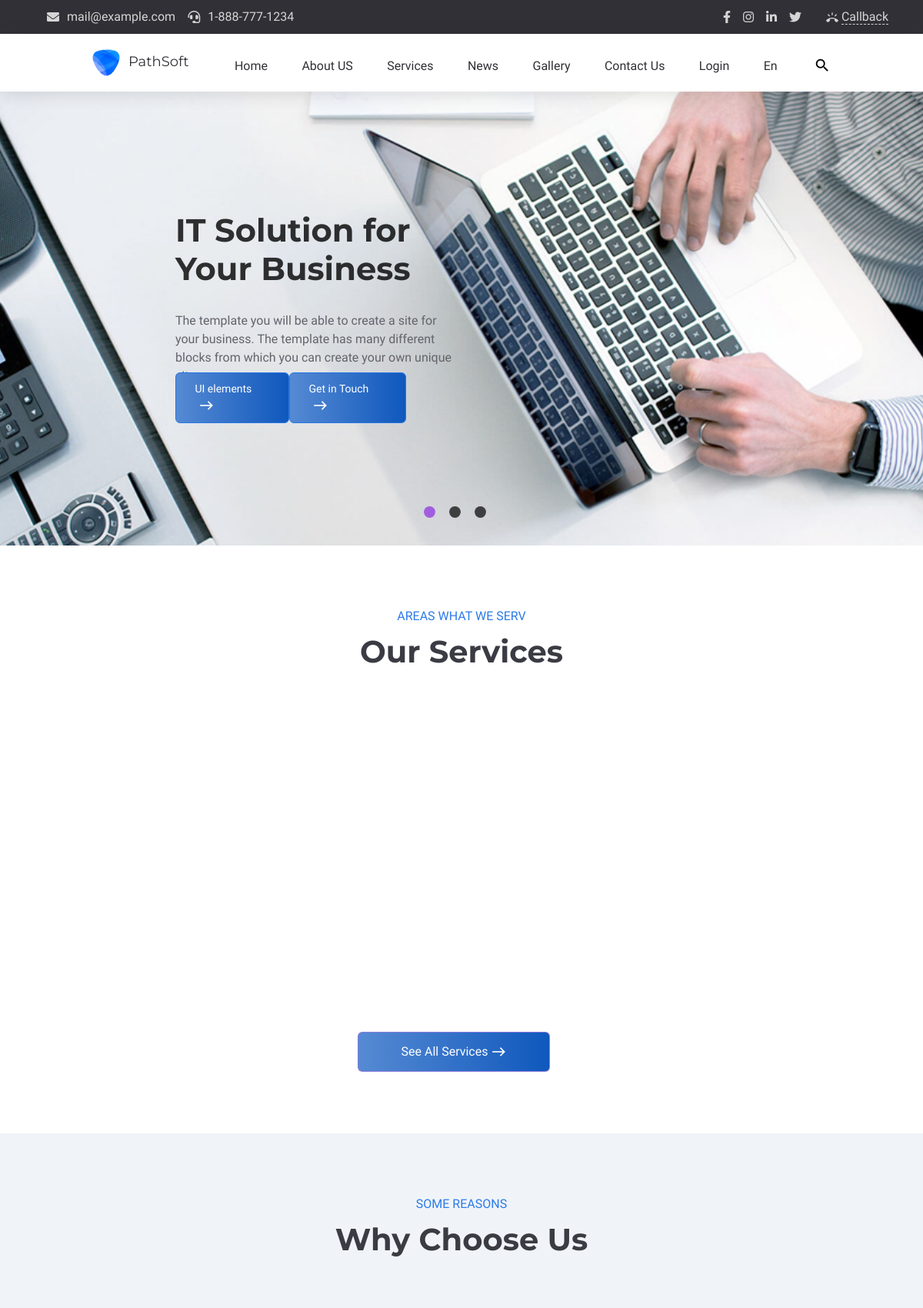
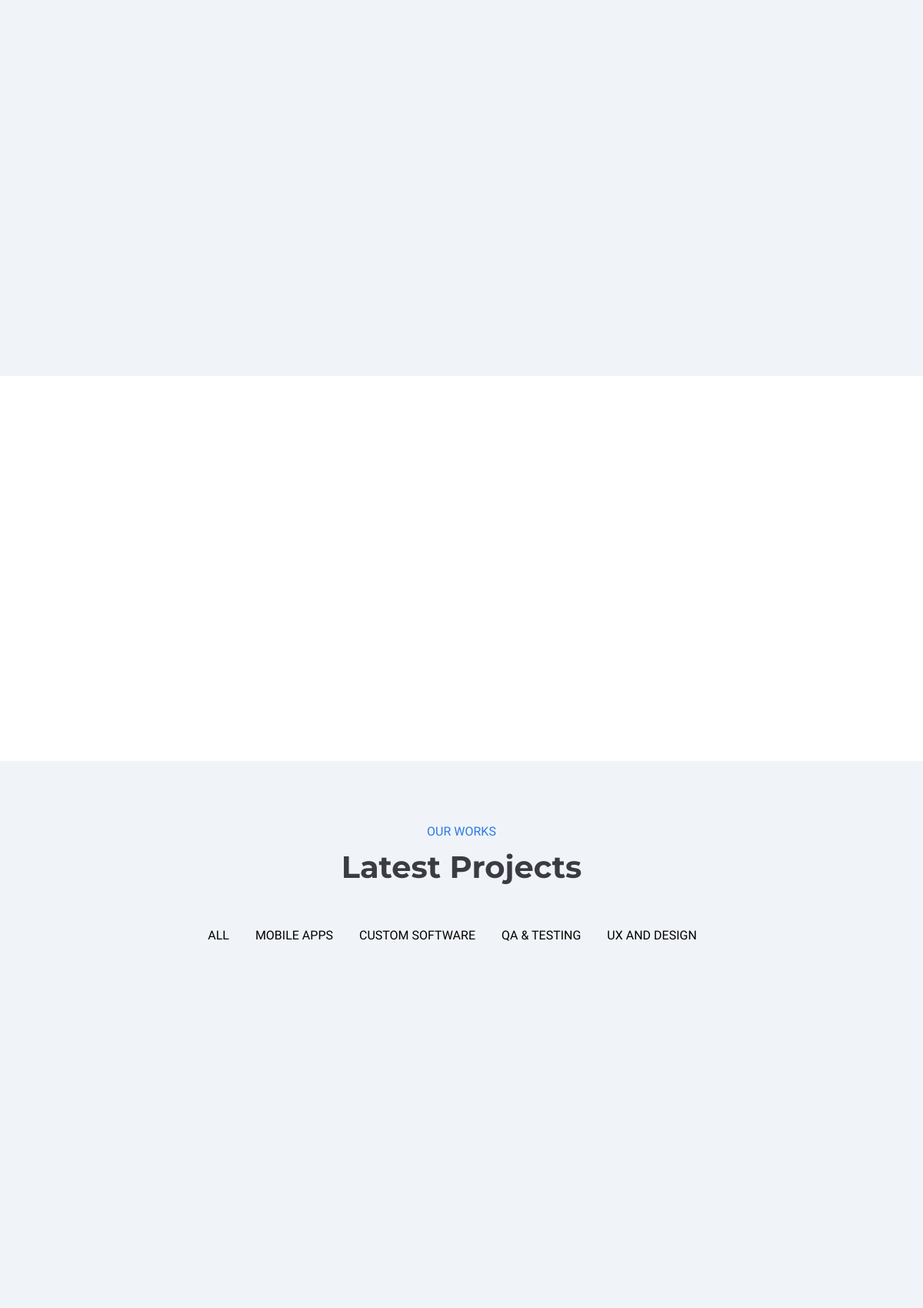
The page / (upper part) on the database its author committed (2 pictures, top to bottom).
### app/models.py (models this page shows)
class HeaderContact(db.Model):
    id=db.Column(db.Integer,primary_key=True)
    hc_content=db.Column(db.String(255))
    hc_icon_class=db.Column(db.String(255))
    hc_url=db.Column(db.String(255))

class HeaderSocialIcon(db.Model):
    id=db.Column(db.Integer,primary_key=True)
    hsi_name=db.Column(db.String(255))
    hsi_css_class=db.Column(db.String(255))
    hsi_url=db.Column(db.String(255))

class MeniuLogo(db.Model):
    id=db.Column(db.Integer,primary_key=True)
    logo_title=db.Column(db.String(255))
    logo_url=db.Column(db.String(255))
    logo_alt=db.Column(db.String(255))
    logo_img=db.Column(db.String(255))

class MeniuName(db.Model):
    id=db.Column(db.Integer,primary_key=True)
    meniu_title=db.Column(db.String(255))
    meniu_url=db.Column(db.String(255))
    meniu_icon=db.Column(db.String(255))

class SliderUrl(db.Model):
    id=db.Column(db.Integer,primary_key=True)
    sliderurl_title=db.Column(db.String(255))
    sliderurl_icon=db.Column(db.String(255))
    sliderurl_url=db.Column(db.String(255))

class Slider(db.Model):
    id=db.Column(db.Integer,primary_key=True)
    slider_title=db.Column(db.String(255))
    slider_text=db.Column(db.String(255))
    slider_img=db.Column(db.String(255))
    slider_alt=db.Column(db.String(255))

class ServiceTitle(db.Model):
    id=db.Column(db.Integer,primary_key=True)
    service_subheading=db.Column(db.String(255))
    service_title=db.Column(db.String(255))

class ServiceButton(db.Model):
    id=db.Column(db.Integer,primary_key=True)
    servbttn_title=db.Column(db.String(255))
    servbttn_icon=db.Column(db.String(255))
    servbttn_url=db.Column(db.String(255))

class ReasonTitle(db.Model):
    id=db.Column(db.Integer,primary_key=True)
    reason_subheading=db.Column(db.String(255))
    reason_title=db.Column(db.String(255))

class ProjectHeader(db.Model):
    id=db.Column(db.Integer,primary_key=True)
    project_subheading=db.Column(db.String(255))
    project_title=db.Column(db.String(255))

class ProjectMenu(db.Model):
    id=db.Column(db.Integer,primary_key=True)
    project_menu_name=db.Column(db.String(255))

### main/routes.py (the view)
@app.route("/")
def index():
    header_contacts=HeaderContact.query.all()
    headersocial_icons=HeaderSocialIcon.query.all()
    logos=MeniuLogo.query.all()
    meniu_names=MeniuName.query.all()
    sliders=Slider.query.all()
    sliderbttns=SliderUrl.query.all()
    serviceheadings=ServiceTitle.query.all()
    serviceitems=ServiceItem.query.all()
    servicebttns=ServiceButton.query.all()
    reasonheadings=ReasonTitle.query.all()
    reasonitems=ReasonItem.query.all()
    projectheadings=ProjectHeader.query.all()
    projectmenus=ProjectMenu.query.all()
    projectboxs=ProjectBox.query.all()
    projectbtns=ProjectButton.query.all()
    teamheadings=TeamHeading.query.all()
    teamboxs=TeamBox.query.all()
    teamsocialicons=TeamSocilIcon.query.all()
    teambuttons=TeamButton.query.all()
    clientheadings=ClientHeading.query.all()
    testimonials=Feedback.query.all()
    clientbuttons=ClientButton.query.all()
    newsheadings=NewsHeading.query.all()
    newsboxs=NewsBox.query.all()
    newsbuttons=NewsButton.query.all()
    company_info_footers=FooterCompanyInfo.query.all()
    footer_social_icons=FooterSocialIcon.query.all()
    footer_menus=FooterMenu.query.all()
    footer_offers=FooterOffer.query.all()
    footer_contacts=FooterContact.query.all()
    return render_template("main/index.html",testimonials=testimonials, header_contacts=header_contacts, headersocial_icons=headersocial_icons, logos=logos, meniu_names=meniu_names, sliders=sliders, sliderbttns=sliderbttns, serviceheadings=serviceheadings, serviceitems=serviceitems ,servicebttns=servicebttns, reasonheadings=reasonheadings, reasonitems=reasonitems,projectheadings=projectheadings, projectmenus=projectmenus,projectboxs=projectboxs, projectbtns=projectbtns,teamheadings=teamheadings, teamboxs=teamboxs, teamsocialicons=teamsocialicons, teambuttons=teambuttons, clientheadings=clientheadings, clientbuttons=clientbuttons , newsheadings=newsheadings,newsboxs=newsboxs,newsbuttons=newsbuttons,company_info_footers=company_info_footers , footer_social_icons=footer_social_icons,footer_menus=footer_menus , footer_offers=footer_offers, footer_contacts=footer_contacts)

### app/templates/main/index.html (shortened to what this page needs)
{% extends "main/base.html" %}{% block contentmain %}
<div id="carouselExampleIndicators" class="carousel  slide carousel-fade" data-ride="carousel">
    <ol class="carousel-indicators">
        <li data-target="#carouselExampleIndicators" data-slide-to="0" class="active bcricle"></li>
        <li data-target="#carouselExampleIndicators" data-slide-to="1" class="bcricle"></li>
        <li data-target="#carouselExampleIndicators" data-slide-to="2" class="bcricle"></li>
    </ol>
    <div class="col-3 button">
        {% for sliderbttn in sliderbttns %}
        <a href="{{sliderbttn.sliderurl_url}}">
            <div class="bttn-blue"><span>{{sliderbttn.sliderurl_title}}</span><i
                    class="material-icons">{{sliderbttn.sliderurl_icon}}</i></div>
        </a>
        {% endfor %}
    </div>
    <div class="carousel-inner ">
        {% for slider in sliders %}
        <div class="carousel-item {%if loop.index==1%} active {%endif %} ">
            <img src="static/uploads/{{slider.slider_img}}" alt="{{slider.slider_alt}}">
            <div class="carousel-caption d-none d-md-block textposition">
                <h1>{{slider.slider_title}}</h1>
                <p>{{slider.slider_text}}</p>
            </div>
        </div>
        {% endfor %}
    </div>
</div>
<section id="services-bar" class="section-padding">
    <div class="container width">
        <div class="row">
            <div class="col-12 ">
                {% for serviceheading in serviceheadings %}
                <div class="section-heading">
                    <span class="section-heading-span">{{serviceheading.service_subheading}}</span>
                    <h2 class="section-heading-h2">{{serviceheading.service_title}}</h2>
                </div>
                {% endfor %}
            </div>
        </div>
        <div class="row justify-content-center">
        </div>
        <div class="row">
            <div class="col-12 d-flex justify-content-center">
                {% for servicebttn in servicebttns %}
                <div class="bttn-row">
                    <a href="{{servicebttn.servbttn_url}}">
                        <div class="bttn">
                            <span>{{servicebttn.servbttn_title}}</span>
                            <i class="material-icons"> {{servicebttn.servbttn_icon}}</i>
                        </div>
                    </a>
                </div>
                {% endfor %}
            </div>
        </div>
    </div>
</section>
<section id="reasons" class="section-padding">
    <div class="container">
        <div class="row ">
            <div class="col-12">
                {% for reasonheading in reasonheadings %}
                <div class="section-heading">
                    <span class="section-heading-span">{{reasonheading.reason_subheading}}</span>
                    <h2 class="section-heading-h2">{{reasonheading.reason_title}}</h2>
                </div>
                {% endfor %}
            </div>
        </div>
        <div class="row justify-content-center">
        </div>
    </div>
</section>
<section class="counter">
    <div class="container">
        <div class="row">
            <div class="col-5">
            </div>
        </div>
    </div>
</section>
<section id="project" class="section-padding">
    <div class="container">
        <div class="row">
            <div class="col-12">
                {% for projectheading in projectheadings %}
                <div class="section-heading">
                    <span class="section-heading-span">{{projectheading.project_subheading}}</span>
                    <h2 class="section-heading-h2">{{projectheading.project_title}}</h2>
                </div>
                {% endfor %}
            </div>
            <div class="col-12">
                <ul class="project-meniu">
                    {% for projectmenu in projectmenus %}
                    <li>
                        <a href="#!" class="menu-list-to " data-title="{{projectmenu.project_menu_name}}">
                            <span data-title="{{projectmenu.project_menu_name}}">
                                {{projectmenu.project_menu_name}}</span>
                        </a>
                    </li>
                    {% endfor %}
                </ul>
            </div>
        </div>
        <div class="row project-height justify-content-center">
        </div>
    </div>
</section>
{% endblock %}

### app/templates/main/base.html (shortened to what this page needs)
<!doctype html>
<html lang="en">
<head>
    <link rel="stylesheet" href="https://cdnjs.cloudflare.com/ajax/libs/font-awesome/5.15.3/css/all.min.css"
 />
    <link rel="stylesheet" href="https://cdn.jsdelivr.net/npm/bootstrap-icons@1.4.1/font/bootstrap-icons.css">
    <link rel="stylesheet" href="https://stackpath.bootstrapcdn.com/bootstrap/4.3.1/css/bootstrap.min.css"
>
    <link rel="stylesheet" href="/static/main/css/style.css">
    <link rel="stylesheet" href="/static/main/css/about.css">
    <link rel="stylesheet" href="/static/main/css/blog.css">
    <link rel="stylesheet" href="/static/main/css/contact.css">
    <link rel="stylesheet" href="/static/main/css/login.css">
    <link rel="stylesheet" href="/static/main/css/gallery.css">
    <link rel="stylesheet" href="/static/main/css/blogitem.css">
    <link rel="stylesheet" href="/static/main/css/testimonials.css">
    <link rel="stylesheet" href="/static/main/css/animation.css">
</head>
<body>
    <nav id="header-contact">
        <div class="container con">
            <div class="row align-items-center justify-content-between">
                <div class="col-auto">
                    <ul class="header-top-info align-items-center justify-content-between d-flex">
                        {% for header_contact in header_contacts %}
                        <li>
                            <a href="{{header_contact.hc_url}}">
                                <i class="{{header_contact.hc_icon_class}}"></i>
                                <span>{{header_contact.hc_content}}</span>
                            </a>
                        </li>
                        {% endfor %}
                    </ul>
                </div>
                <div class="col-auto">
                    <div class="header-top-links align-items-center justify-content-between d-flex ">
                        <ul class="social-links">
                            {% for headersocial_icon in headersocial_icons %}
                            <li>
                                <a href="{{headersocial_icon.hsi_url}}"><i
                                        class="{{headersocial_icon.hsi_css_class}}"></i></a>
                            </li>
                            {% endfor %}
                        </ul>
                        <div class="header-top-btn">
                            <a href="#" class="header-call-back-link">
                                <i class="material-icons">ring_volume</i>
                                <span>Callback</span>
                            </a>
                        </div>
                    </div>
                </div>
            </div>
        </div>
    </nav>
    <section id="meniu-bar" class="sticky-menu">
        <div class="meniu-nav">
            {% for logo in logos %}
            <div class="logo">
                <a href="{{logo.logo_url}}"><img src="/static/uploads/{{logo.logo_img}}" alt="{{logo.logo_alt}}">
                    <span>{{logo.logo_title}}</span>
                </a>
            </div>
            {% endfor %}
            <div class="meniu-item">
                <ul>
                    {% for meniu_name in meniu_names %}
                    <li>
                        <a href="{{meniu_name.meniu_url}}" class="menu-list-to" data-title="{{meniu_name.meniu_title}}">
                            <span data-title="{{meniu_name.meniu_title}}"> {{meniu_name.meniu_title}}</span>
                            <i class="{{meniu_name.meniu_icon}}"></i>
                        </a>
                    </li>
                    {% endfor %}
                    <li class="menu-search">
                        <a href="http://">
                            <i class="material-icons md-22 header-search-ico-search">search</i></a>
                    </li>
                </ul>
            </div>
        </div>
    </section>
    {% block contentmain %}
    {% endblock %}
</body>
</html>

### app/static/main/css/blog.css (style rules this page uses)
ul { padding: 0; }
img { vertical-align: middle; border-style: none; }

### app/static/main/css/contact.css (style rules this page uses)
.section-heading { width: 100%; margin-bottom: 56px; text-align: center; }
.section-heading-span { font-size: 1rem; color: #2c7ae7; }
.section-heading-h2 { font-weight: 700; font-size: 2.5rem; margin: 0px; margin-top: 10px; font-family: Montserrat, sans-serif; color: #3b3b44; }

### rows shown on the page
HeaderContact: hc_content "mail@example.com"
HeaderContact: hc_content "1-888-777-1234"
MeniuLogo: logo_img (picture), logo_title "PathSoft"
MeniuName: meniu_title "Home"
MeniuName: meniu_title "About US"
MeniuName: meniu_title "Services"
MeniuName: meniu_title "News"
MeniuName: meniu_title "Gallery"
MeniuName: meniu_title "Contact Us"
MeniuName: meniu_title "Login"
MeniuName: meniu_title "En"
SliderUrl: sliderurl_title "UI elements"
SliderUrl: sliderurl_title "Get in Touch"
Slider: slider_img (picture), slider_title "IT Solution for Your Business", slider_text "The template you will be able to create a site for your business. The template has many different blocks from which you can create your own unique site."
ServiceTitle: service_subheading "AREAS WHAT WE SERV", service_title "Our Services"
ServiceButton: servbttn_title "See All Services"
ReasonTitle: reason_subheading "SOME REASONS", reason_title "Why Choose Us"
ProjectHeader: project_subheading "OUR WORKS", project_title "Latest Projects"
ProjectMenu: project_menu_name "ALL"
ProjectMenu: project_menu_name "MOBILE APPS"
ProjectMenu: project_menu_name "CUSTOM SOFTWARE"
ProjectMenu: project_menu_name "QA & TESTING"
ProjectMenu: project_menu_name "UX AND DESIGN"
